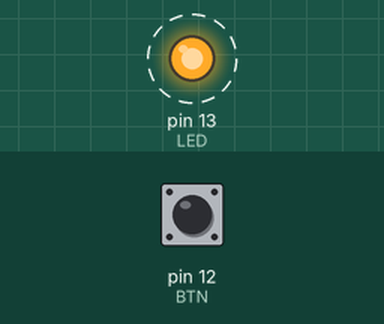
Recording of a sketch running on a simulated Arduino Uno, built with avr-gcc and run on an emulated ATmega328P. Shown: output pins drawn as LEDs (lit = HIGH). Dashed ring = blinking. The test bench sets the inputs (shaded band); at power-on: pin 12 (BTN) LOW.

Above: at 0.5 s.
Timing chart, 0 to 4.6 s (numbered marks = the images above):
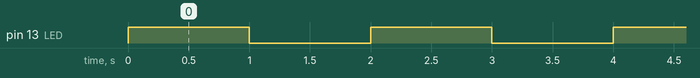

Measured:
- by itself, pin 13 (LED): alternates HIGH for 1.0 s and LOW for 1.0 s

The sketch:

P2A2-Boton-Freq.ino
```cpp
#define LED 13
#define BTN 12

int buttonState ;

void setup(){
  pinMode(LED,OUTPUT);
  pinMode(BTN,INPUT);
}

void loop(){

  buttonState = digitalRead(BTN);

  if (buttonState == 1){
    //Rutina de 4 Hz
    digitalWrite(LED,HIGH);
    delay(250);
    digitalWrite(LED,LOW);
    delay(250);
  }else{
    //Rutina de 1 Hz
    digitalWrite(LED,HIGH);
    delay(1000);
    digitalWrite(LED,LOW);
    delay(1000);
  }
}
```
